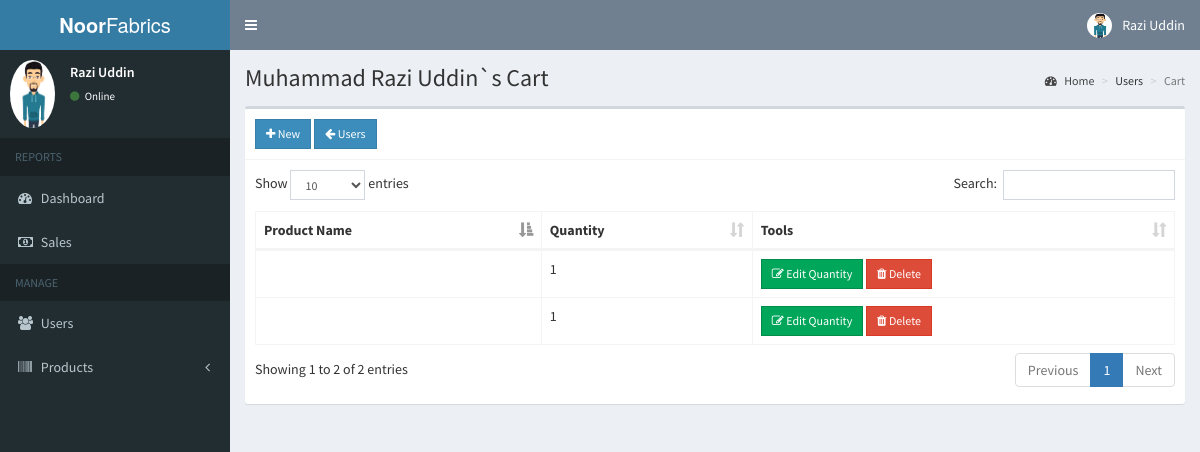
Screenshot of /admin/cart.php?user=13 (signed in) with the database file from the repository.
### tables this page shows
CREATE TABLE `users` (
  `id` int(11) NOT NULL,
  `email` varchar(200) NOT NULL,
  `password` varchar(60) NOT NULL,
  `type` int(1) NOT NULL,
  `firstname` varchar(50) NOT NULL,
  `lastname` varchar(50) NOT NULL,
  `address` text NOT NULL,
  `contact_info` varchar(100) NOT NULL,
  `photo` varchar(200) NOT NULL,
  `status` int(1) NOT NULL,
  `activate_code` varchar(15) NOT NULL,
  `reset_code` varchar(15) NOT NULL,
  `created_on` date NOT NULL
);

CREATE TABLE `cart` (
  `id` int(11) NOT NULL,
  `user_id` int(11) NOT NULL,
  `product_id` int(11) NOT NULL,
  `quantity` int(11) NOT NULL,
  `color` varchar(50) DEFAULT 'navy blue'
);

### admin/includes/session.php (called while the page is built, shortened)
<?php
	include '../includes/conn.php';
	$conn = $pdo->open();
	$stmt = $conn->prepare("SELECT * FROM users WHERE id=:id");
	$stmt->execute(['id'=>$_SESSION['admin']]);
	$admin = $stmt->fetch();
?>

### admin/cart.php (the view, shortened to what this page needs)
<?php include 'includes/session.php'; ?>
<?php
  if(!isset($_GET['user'])){
    header('location: users.php');
    exit();
  }
  else{
    $conn = $pdo->open();
    $stmt = $conn->prepare("SELECT * FROM users WHERE id=:id");
    $stmt->execute(['id'=>$_GET['user']]);
    $user = $stmt->fetch();
  }
?>
<?php include 'includes/header.php'; ?>
<body class="hold-transition skin-blue sidebar-mini">
<div class="wrapper">
  <?php include 'includes/navbar.php'; ?>
  <?php include 'includes/menubar.php'; ?>
  <div class="content-wrapper">
    <section class="content-header">
      <h1>
        <?php echo $user['firstname'].' '.$user['lastname'].'`s Cart' ?>
      </h1>
      <ol class="breadcrumb">
        <li><a href="#"><i class="fa fa-dashboard"></i> Home</a></li>
        <li>Users</li>
        <li class="active">Cart</li>
      </ol>
    </section>
    <section class="content">
      <div class="row">
        <div class="col-xs-12">
          <div class="box">
            <div class="box-header with-border">
              <a href="#addnew" data-toggle="modal" id="add" data-id="<?php echo $user['id']; ?>" class="btn btn-primary btn-sm btn-flat"><i class="fa fa-plus"></i> New</a>
              <a href="users.php" class="btn btn-sm btn-primary btn-flat"><i class="fa fa-arrow-left"></i> Users</a>
            </div>
            <div class="box-body">
              <table id="example1" class="table table-bordered">
                <thead>
                  <th>Product Name</th>
                  <th>Quantity</th>
                  <th>Tools</th>
                </thead>
                <tbody>
                  <?php
                    $conn = $pdo->open();
                    try{
                      $stmt = $conn->prepare("SELECT *, cart.id AS cartid FROM cart LEFT JOIN products ON products.id=cart.product_id WHERE user_id=:user_id");
                      $stmt->execute(['user_id'=>$user['id']]);
                      foreach($stmt as $row){
                        echo "
                          <tr>
                            <td>".$row['name']."</td>
                            <td>".$row['quantity']."</td>
                            <td>
                              <button class='btn btn-success btn-sm edit btn-flat' data-id='".$row['cartid']."'><i class='fa fa-edit'></i> Edit Quantity</button>
                              <button class='btn btn-danger btn-sm delete btn-flat' data-id='".$row['cartid']."'><i class='fa fa-trash'></i> Delete</button>
                            </td>
                          </tr>
                        ";
                      }
                    }
                    catch(PDOException $e){
                      echo $e->getMessage();
                    }
                  ?>
                </tbody>
              </table>
            </div>
          </div>
        </div>
      </div>
    </section>
  </div>
</div>
</body>
</html>

### admin/includes/navbar.php (shortened to what this page needs)
<header class="main-header">
  <a href="#" class="logo">
    <span class="logo-lg"><b>Noor</b>Fabrics</span>
  </a>
  <nav class="navbar navbar-static-top">
    <a href="#" class="sidebar-toggle" data-toggle="push-menu" role="button">
    </a>
    <div class="navbar-custom-menu">
      <ul class="nav navbar-nav">
        <li class="dropdown user user-menu">
          <a href="#" class="dropdown-toggle" data-toggle="dropdown">
            <img src="<?php echo (!empty($admin['photo'])) ? '../images/'.$admin['photo'] : '../images/profile.jpg'; ?>" class="user-image" alt="User Image">
            <span class="hidden-xs"><?php echo $admin['firstname'].' '.$admin['lastname']; ?></span>
          </a>
        </li>
      </ul>
    </div>
  </nav>
</header>

### admin/includes/menubar.php (shortened to what this page needs)
<aside class="main-sidebar">
  <section class="sidebar">
    <div class="user-panel">
      <div class="pull-left image">
        <img src="<?php echo (!empty($admin['photo'])) ? '../images/'.$admin['photo'] : '../images/profile.jpg'; ?>" class="img-circle" alt="User Image">
      </div>
      <div class="pull-left info">
        <p><?php echo $admin['firstname'].' '.$admin['lastname']; ?></p>
        <a><i class="fa fa-circle text-success"></i> Online</a>
      </div>
    </div>
    <ul class="sidebar-menu" data-widget="tree">
      <li class="header">REPORTS</li>
      <li><a href="home.php"><i class="fa fa-dashboard"></i> <span>Dashboard</span></a></li>
      <li><a href="sales.php"><i class="fa fa-money"></i> <span>Sales</span></a></li>
      <li class="header">MANAGE</li>
      <li><a href="users.php"><i class="fa fa-users"></i> <span>Users</span></a></li>
      <li class="treeview">
        <a href="#">
          <i class="fa fa-barcode"></i>
          <span>Products</span>
          <span class="pull-right-container">
            <i class="fa fa-angle-left pull-right"></i>
          </span>
        </a>
      </li>
    </ul>
  </section>
</aside>

### rows the page displays
users: photo (picture), firstname "Razi", lastname "Uddin"
users: firstname "Muhammad Razi", lastname "Uddin"
cart: quantity "1"
cart: quantity "1"
